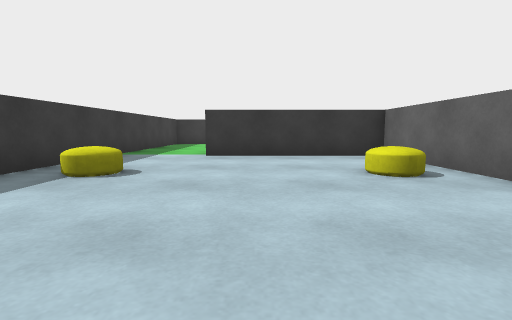
View 1 (above)

18 first-person views from a walk through a 3-D level made in the Unity game engine. The camera is 0.55 m above the floor, tilts 6° down and sees 85° across. The floor is counted in squares, 1 m on a side. Each view is taken from the middle of a square. On the plan, view 1 faces up. The plan holds only what a view shows up to about 9 squares ahead; the rest is blank. The player character is not drawn.

View 2
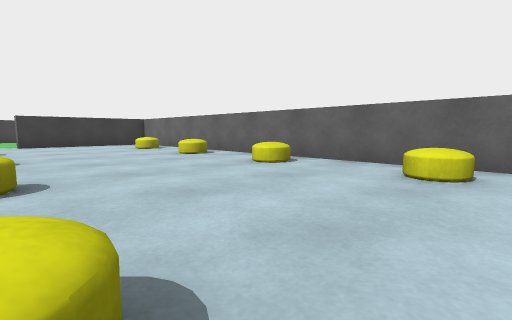

View 3
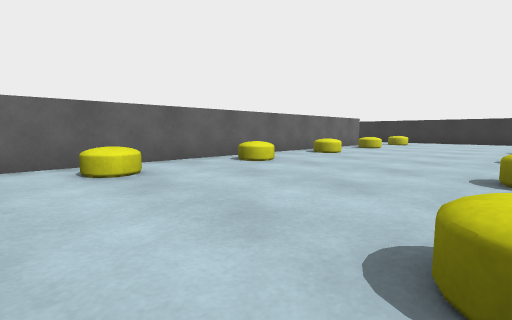

View 4
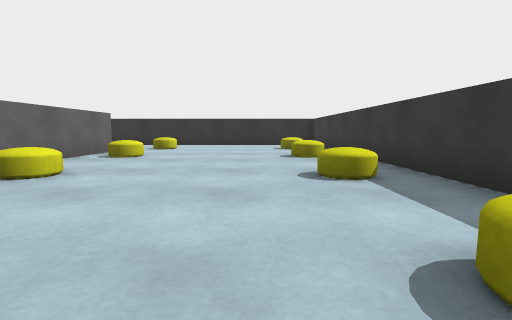

View 5
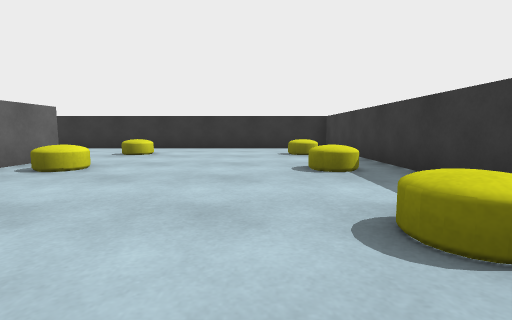

View 6
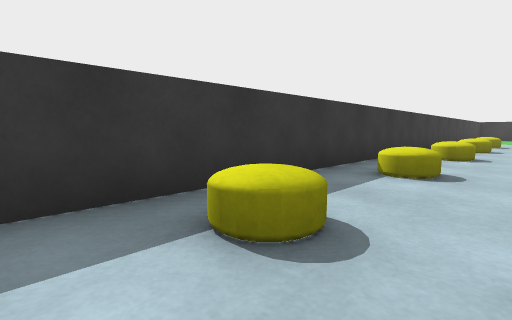

View 7
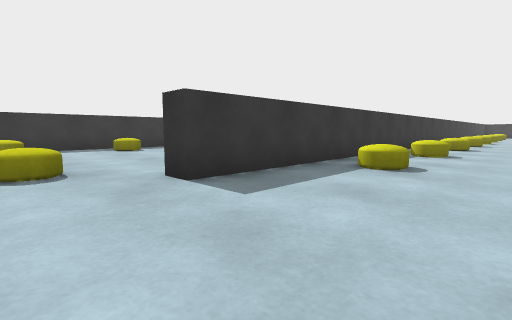

View 8
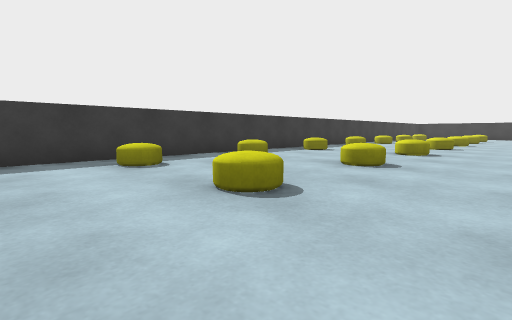

View 9
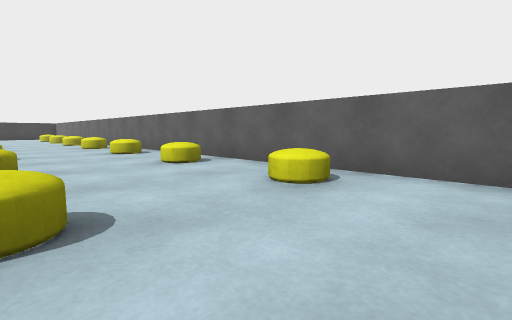

View 10
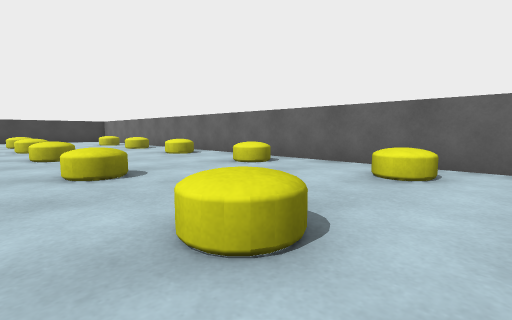

View 11
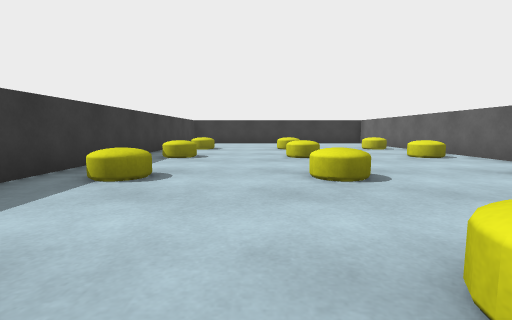

View 12
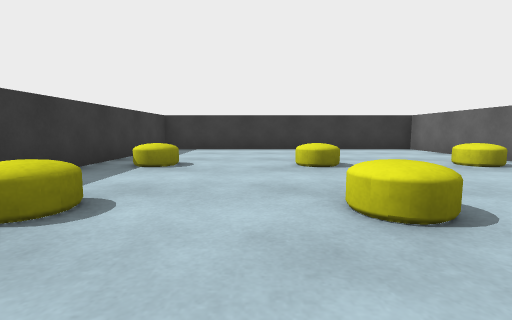

View 13
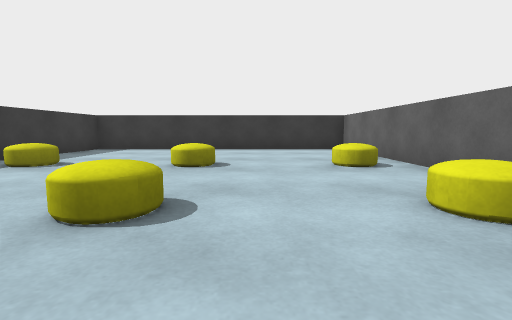

View 14
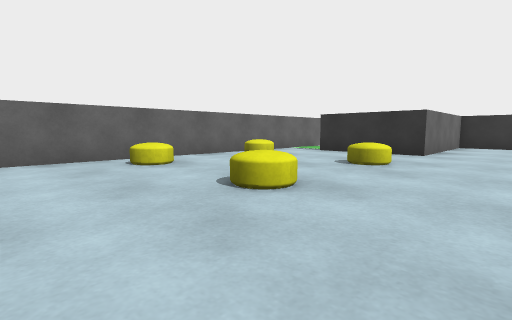

View 15
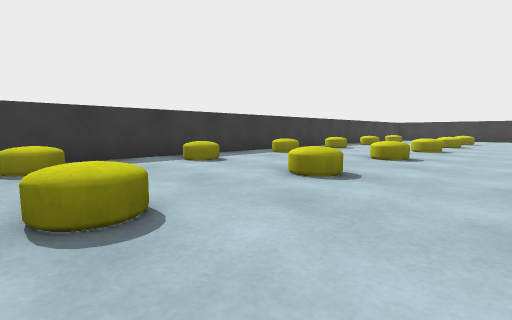

View 16
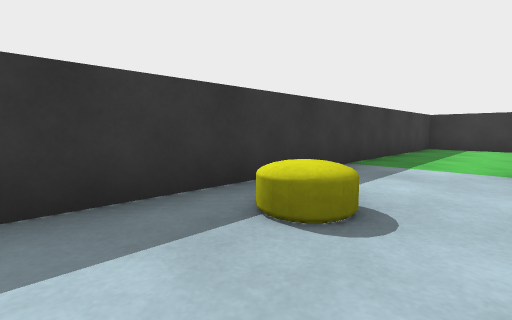

View 17
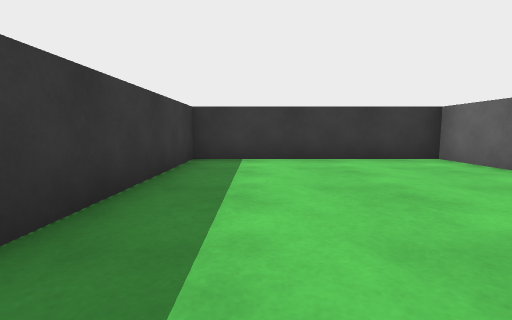

View 18
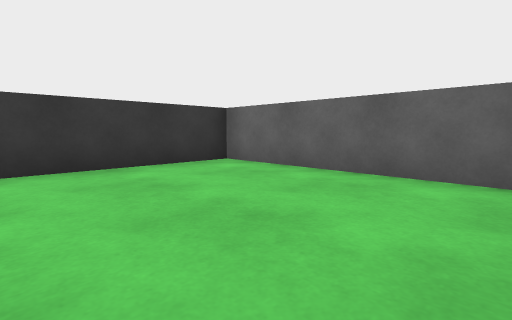

### Floor plan
Points are (right, up) in squares from view 1. A wall is a line through its corners. A room is listed if a view was taken in it or the views show most of it. See-through windows are left out.
Room 1 (views 1, 2, 3, 4, 5, 6, 7, 8, 9, 10, 11, 12, 13, 14, 15, 16, 17)
walls: (-3.2, 6.6) (-3.2, -16.8) (6.7, -16.8) (6.7, -12.9) (9.4, -12.9); (10.6, -13.2) (10.6, 11.3) (3.3, 11.3) (3.3, -13.4) (2.8, -13.4) (2.8, 6.1) (-1.1, 6.1) (-1.1, 6.6)
ways out: opening at (-2, 6) to room 2; opening at (10, -13)
objects: other object (-2, -15); other object (-2, -12); other object (-2, -9); other object (-2, -7); other object (-2, -4); other object (-2, -2); other object (-2, 1); other object (-2, 4); other object (2, -15); other object (2, -12); other object (2, -9); other object (2, -7); other object (2, -4); other object (2, -2); other object (2, 1); other object (2, 4); other object (4, -11); other object (4, -8); other object (4, -5); other object (4, -3); other object (4, 0); other object (4, 2); other object (4, 5); other object (4, 8); other object (7, -11); other object (7, -8); other object (7, -5); other object (7, -3); other object (7, 0); other object (7, 2); other object (7, 5); other object (7, 8); other object (10, -11); other object (10, -8); other object (10, -5); other object (10, -3); other object (10, 0); other object (10, 2); other object (10, 5); other object (10, 8)
Room 2 (view 18)
walls: (1.5, 7.1) (1.5, 11.3) (-3.2, 11.3) (-3.2, 6.6)
ways out: opening at (-2, 6) to room 1

Positions as (right, up) in squares from view 1, and headings:
1: (0, 0), facing up
2: (-2, -5), facing up-right
3: (-2, -3), facing down-right
4: (-1, -6), facing down
5: (-1, -8), facing down
6: (-1, -8), facing up-left
7: (6, -15), facing up-left
8: (9, -10), facing up-left
9: (7, -10), facing up-right
10: (6, -4), facing up-right
11: (6, -1), facing up
12: (6, 3), facing up
13: (8, 3), facing up
14: (5, -6), facing down-right
15: (9, -6), facing up-left
16: (-1, 2), facing up-left
17: (-2, 6), facing up
18: (-2, 7), facing up-right
